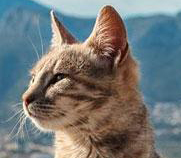
#> input picture input/cat4.jpg, 181 x 158 px
$ jupyter execute 'Histogram based thresholding.ipynb'
#> lines starting #> are read from the running program, lines starting #| are printed output that depends on the picture; after the words box and inside, x2 and y2 are one past the last pixel; in counts of white or black regions, pixels touching at a corner belong together
[cell 1]
import numpy as np
import matplotlib.pyplot as plt
import cv2 as cv2

[cell 2]
path = './input/cat4.jpg'

[cell 3]
def drawImg(img):
    plt.imshow(img,cmap='gray')
    plt.axis("off")
    plt.show()

[cell 4]
img_ = cv2.imread(path)
#> img_ is the input picture: shape (158, 181, 3); mean B, G, R 119, 119.5, 115.3

img = cv2.cvtColor(img_, cv2.COLOR_BGR2RGB)
img_gray = cv2.cvtColor(img, cv2.COLOR_BGR2GRAY)
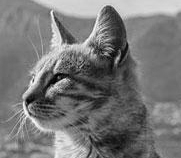
#> img_gray: shape (158, 181); min 1, max 253, mean 118.9
drawImg(img_gray)

[cell 5]
# load an image in grayscale mode
img = cv2.imread(path,0)
#> img: shape (158, 181); min 1, max 254, mean 118.2

# calculate frequency of pixels in range 0-255
histg = cv2.calcHist([img],[0],None,[256],[0,256])
#> histg = 256 values, max 529 at index 103, min 0 at index 0, mean 111.7

[cell 6]
drawImg(img)

[cell 7]
plt.plot(histg)
plt.show()
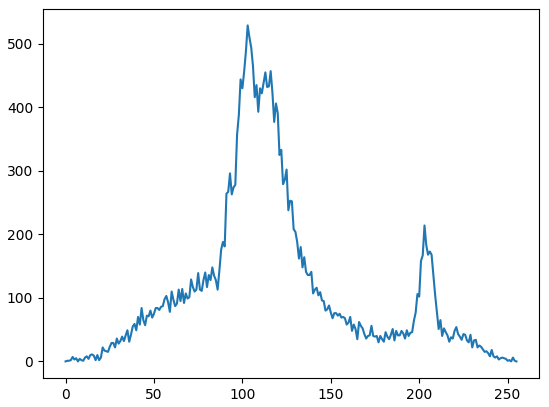
#> figure drawn by matplotlib, 1 panel; curve peaks at x = 103, y = 529

[cell 8]
len(histg)
#> Out = 256

[cell 9]
a = []

for i in range(0,256):
    x = int(histg[i])
    pair = [i,x]
    a.append(pair)
#> this loop made 256 passes
#> (x, pair) on passes 1 to 3: (0, [0, 0]), (1, [1, 1]), (1, [2, 1])
#> after the loop, a = 256 pairs, first value 0 to 255, second value 0 to 529

a
#> Out has the same summary as a

[cell 10]
histArray = np.array(a)
#> histArray has the same summary as a

## Procedure Th1

[cell 11]
def procedure_Threshold1(arrp):
    arrp = arrp[arrp[:,1].argsort()]
#> arrp has the same summary as a outside procedure_Threshold1
    last_pair = arrp[-1]
#> last_pair = [103, 529]
#     print(last_pair)
    return last_pair[0]

[cell 12]
th1 = procedure_Threshold1(histArray)
#> th1 = 103

[cell 13]
th1
#> Out = 103

## Procedure Th2

[cell 14]
counter = []
for i in range(0,th1-1):
    counter.append(0)
#> after the loop, counter = 102 values from 0 to 0

for i in range(0,th1-1):
    for j  in range(i+1,th1):
        fj = int(histg[j])
        fi = int(histg[i])
        if fj<fi:
            counter[i] = counter[i]+1
#> after the loop, counter = 102 values, max 11 at index 4, min 0 at index 0, mean 2.1

print(counter)
#> (printed output is left out)

countpair  = []

for i in range(0,th1-1):
    countpair.append([i,counter[i]])
#> after the loop, countpair = 102 pairs, first value 0 to 101, second value 0 to 11

countpair = np.array(countpair)

countpair = countpair[countpair[:,1].argsort()]

countpair
#> Out has the same summary as countpair

[cell 15]
countpair

lp = countpair[-1]
#> lp = [4, 11]

th2 = lp[0]
#> th2 = 4

[cell 16]
th2
#> Out = 4

## Procedure Th

[cell 17]
newpairs = []

for i  in range(th2,th1+1):
    zz = int(histg[i])
    pa = [i,zz]
    newpairs.append(pa)
#> this loop made 100 passes
#> (zz, pa) on passes 1 to 12: (7, [4, 7]), (3, [5, 3]), (5, [6, 5]), (0, [7, 0]), (4, [8, 4]), (2, [9, 2]), (1, [10, 1]), (6, [11, 6]), (8, [12, 8]), (4, [13, 4]), (10, [14, 10]), (11, [15, 11])
#> after the loop, newpairs = 100 pairs, first value 4 to 103, second value 0 to 529
# print(newpairs)
newpairs = np.array(newpairs)

newpairs = newpairs[newpairs[:,1].argsort()]

lpth = newpairs[-1]
#> lpth = [103, 529]

th = lpth[0]
#> th = 103

[cell 18]
th
#> Out = 103
#| 103

[cell 19]
def binarize(img1,th):
#> called with th = 103
    H, W = img1.shape
#> H = 158; W = 181
    for r in range(H):
        for c in range(W):
            if img1[r][c]>th:
                img1[r][c]=255
            else:
                img1[r][c]=0
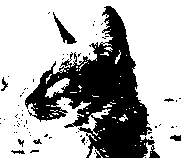
#> img1: shape (158, 181); 68.9% white; 67 black regions (59 under 20 px), largest, box (x1, y1, x2, y2) and area: (25, 6, 160, 158) 8348, (53, 12, 77, 44) 211, (170, 135, 181, 141) 48
    return img1

[cell 20]
# print("Mode :",mode)
print(th)
drawImg(binarize(img_gray,th))

[cell 21]
drawImg(binarize(img_gray,th))

[cell 22]
ret, thresholdedImage = cv2.threshold(img,th,255,cv2.THRESH_BINARY)
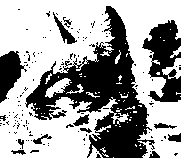
#> thresholdedImage: shape (158, 181); 62.3% white; 137 black regions (122 under 20 px), largest, box (x1, y1, x2, y2) and area: (25, 6, 155, 158) 7076, (142, 20, 181, 102) 1835, (0, 51, 27, 103) 772
#> ret = 103

[cell 23]
# drawImg(thresholdedImage)

[cell 24]
zth = 2*((th / 255)- 0.5)
#> zth = -0.192

[cell 25]
zth
#> Out = -0.192

[cell 26]
otsu_threshold, image_result = cv2.threshold(img, 0, 255, cv2.THRESH_BINARY + cv2.THRESH_OTSU,)
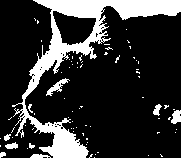
#> image_result: shape (158, 181); 20% white; 78 white regions (68 under 20 px), largest, box (x1, y1, x2, y2) and area: (12, 0, 181, 158) 4992, (46, 78, 70, 96) 134, (171, 110, 181, 124) 104
#> otsu_threshold = 145

print("Obtained threshold: ", otsu_threshold)
#| Obtained threshold:  145.0

[cell 27]
drawImg(image_result)

[cell 28]
zth2 = 2*((otsu_threshold / 255)- 0.5)
#> zth2 = 0.137

[cell 29]
zth2
#> Out = 0.137

$ run again, with input/4.jpg copied over input/cat4.jpg
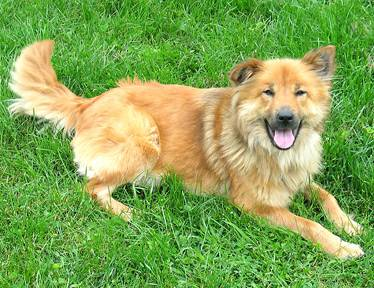
#> input picture input/4.jpg, 374 x 288 px
#> img_ is the input picture: shape (288, 374, 3); mean B, G, R 85.3, 165.6, 131.4
#> histg = 256 values, max 1020 at index 129, min 1 at index 3, mean 420.8
#> `len(histg)`: Out = 256
#> the loop `for i in range(0,256):` made 256 passes
#> (x, pair) on passes 1 to 3: (12, [0, 12]), (3, [1, 3]), (5, [2, 5])
#> after the loop `for i in range(0,256):`: a = 256 pairs, first value 0 to 255, second value 1 to 1020
#> `a`: Out has the same summary as a
#> histArray has the same summary as a
#> arrp has the same summary as a outside procedure_Threshold1
#> last_pair = [129, 1020]
#> th1 = 129
#> after the loop `for i in range(0,th1-1):`: counter = 128 values, max 15 at index 0, min 0 at index 3, mean 1.1
#> (printed output is left out)
#> after the loop `for i in range(0,th1-1):`: countpair = 128 pairs, first value 0 to 127, second value 0 to 15
#> `countpair`: Out has the same summary as countpair
#> lp = [0, 15]
#> th2 = 0
#> the loop `for i  in range(th2,th1+1):` made 130 passes
#> (zz, pa) on passes 1 to 8: (12, [0, 12]), (3, [1, 3]), (5, [2, 5]), (1, [3, 1]), (3, [4, 3]), (1, [5, 1]), (4, [6, 4]), (3, [7, 3])
#> after the loop `for i  in range(th2,th1+1):`: newpairs = 130 pairs, first value 0 to 129, second value 1 to 1020
#> lpth = [129, 1020]
#> th = 129
#| 129
#> after the loop in binarize, `for r in range(H):`:
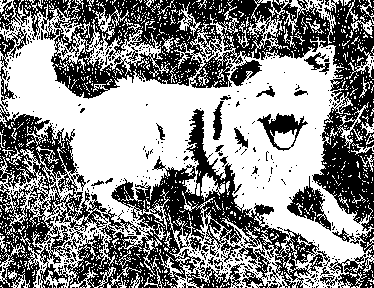
#> img1: shape (288, 374); 54.2% white; 450 black regions (418 under 20 px), largest, box (x1, y1, x2, y2) and area: (0, 0, 374, 231) 21823, (0, 104, 323, 288) 20535, (320, 228, 374, 288) 1124
#> thresholdedImage: shape (288, 374); 60.6% white; 666 black regions (607 under 20 px), largest, box (x1, y1, x2, y2) and area: (13, 0, 374, 231) 18758, (40, 147, 317, 288) 9558, (0, 105, 84, 192) 2817
#> zth = 0.0118
#> `otsu_threshold, image_result = cv2.threshold(img, 0, 255, cv2.THRESH_B..`:
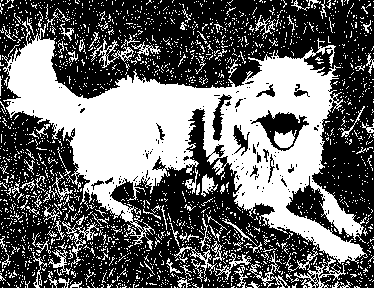
#> image_result: shape (288, 374); 41.1% white; 2289 white regions (2186 under 20 px), largest, box (x1, y1, x2, y2) and area: (2, 21, 368, 264) 31624, (286, 247, 346, 288) 528, (174, 246, 252, 280) 430
#> otsu_threshold = 153
#| Obtained threshold:  153.0
#> zth2 = 0.2

$ run again, with input/cat.jpg copied over input/cat4.jpg
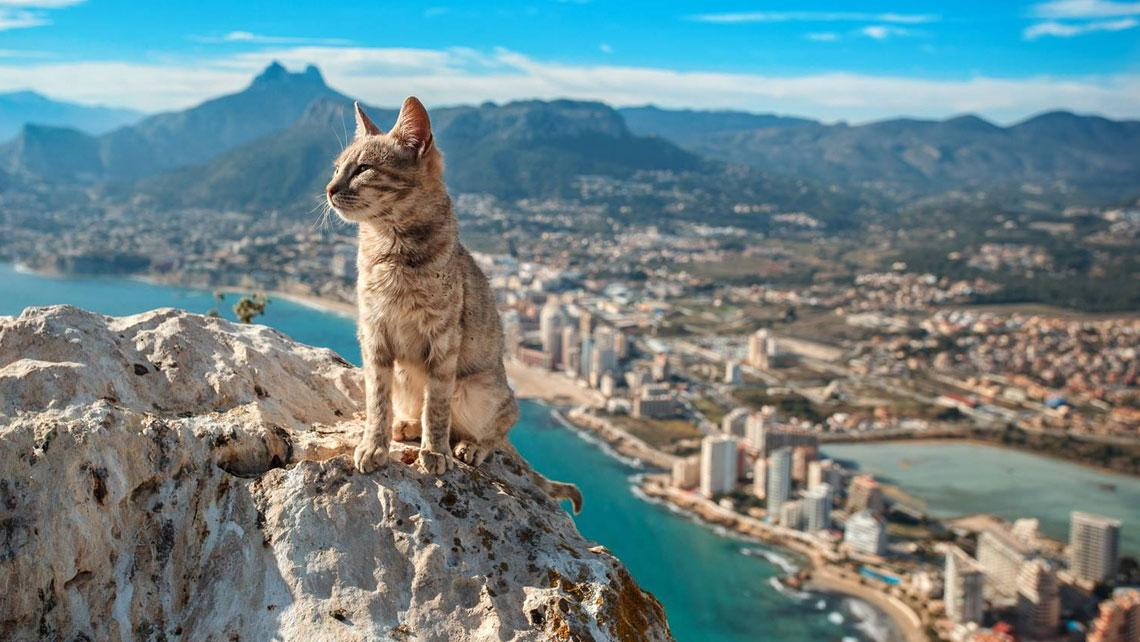
#> input picture input/cat.jpg, 1140 x 642 px
#> img_ is the input picture: shape (642, 1140, 3); mean B, G, R 136, 132.7, 109.8
#> histg = 256 values, max 8505 at index 117, min 7 at index 1, mean 2858.9
#> `len(histg)`: Out = 256
#> the loop `for i in range(0,256):` made 256 passes
#> (x, pair) on passes 1 to 3: (36, [0, 36]), (7, [1, 7]), (19, [2, 19])
#> after the loop `for i in range(0,256):`: a = 256 pairs, first value 0 to 255, second value 7 to 8505
#> `a`: Out has the same summary as a
#> histArray has the same summary as a
#> arrp has the same summary as a outside procedure_Threshold1
#> last_pair = [117, 8505]
#> th1 = 117
#> after the loop `for i in range(0,th1-1):`: counter = 116 values, max 7 at index 0, min 0 at index 1, mean 0.44
#> (printed output is left out)
#> after the loop `for i in range(0,th1-1):`: countpair = 116 pairs, first value 0 to 115, second value 0 to 7
#> `countpair`: Out has the same summary as countpair
#> lp = [0, 7]
#> th2 = 0
#> the loop `for i  in range(th2,th1+1):` made 118 passes
#> (zz, pa) on passes 1 to 8: (36, [0, 36]), (7, [1, 7]), (19, [2, 19]), (9, [3, 9]), (22, [4, 22]), (34, [5, 34]), (31, [6, 31]), (39, [7, 39])
#> after the loop `for i  in range(th2,th1+1):`: newpairs = 118 pairs, first value 0 to 117, second value 7 to 8505
#> lpth = [117, 8505]
#> th = 117
#| 117
#> after the loop in binarize, `for r in range(H):`:
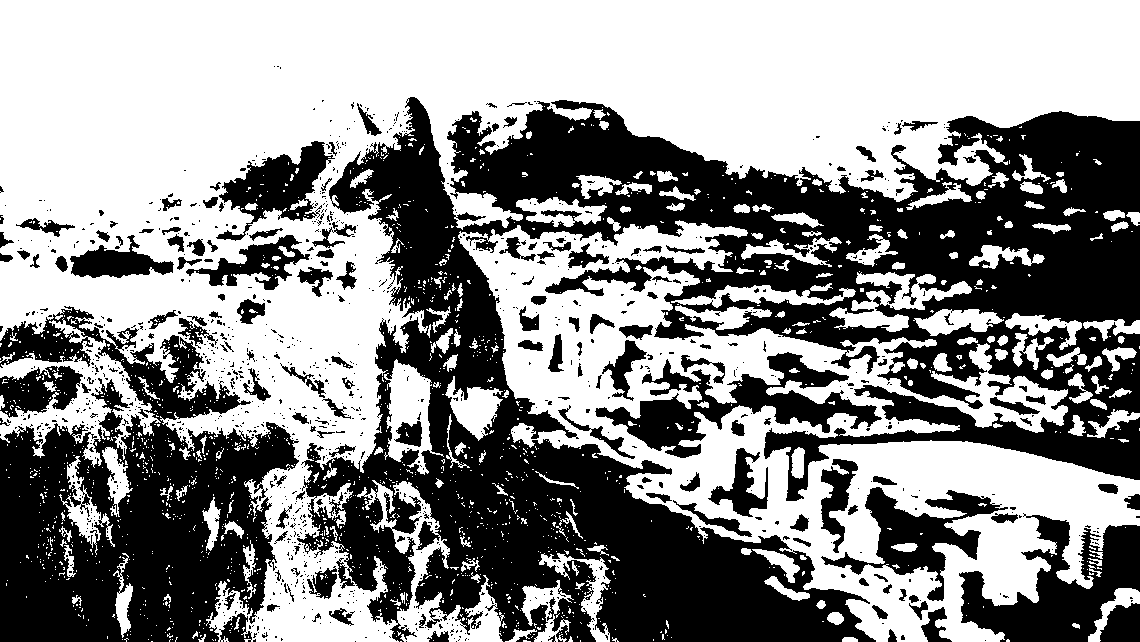
#> img1: shape (642, 1140); 55.6% white; 1131 black regions (970 under 20 px), largest, box (x1, y1, x2, y2) and area: (297, 97, 1140, 642) 202392, (0, 306, 299, 642) 57005, (959, 513, 1140, 642) 11292
#> thresholdedImage: shape (642, 1140); 52.3% white; 1130 black regions (952 under 20 px), largest, box (x1, y1, x2, y2) and area: (294, 97, 1140, 642) 191089, (0, 306, 299, 642) 55741, (764, 321, 1140, 501) 20231
#> zth = -0.0824
#> `otsu_threshold, image_result = cv2.threshold(img, 0, 255, cv2.THRESH_B..`:
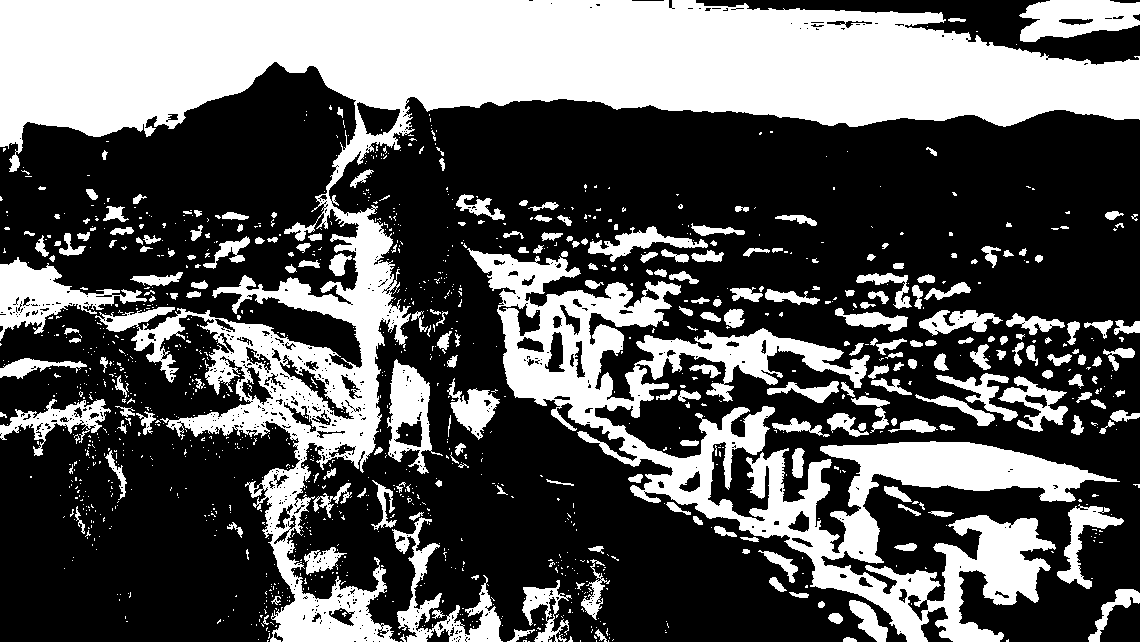
#> image_result: shape (642, 1140); 35.9% white; 1289 white regions (1045 under 20 px), largest, box (x1, y1, x2, y2) and area: (0, 0, 1140, 642) 148188, (467, 248, 1120, 642) 56439, (0, 257, 147, 341) 4408
#> otsu_threshold = 136
#| Obtained threshold:  136.0
#> zth2 = 0.0667
